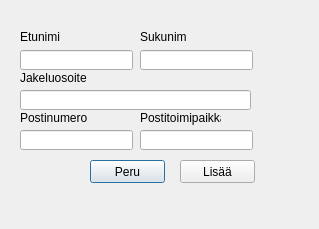
<?xml version="1.0" encoding="UTF-8"?>
<ui version="4.0">
 <class>Dialog</class>
 <widget class="QDialog" name="Dialog">
  <property name="geometry">
   <rect>
    <x>0</x>
    <y>0</y>
    <width>319</width>
    <height>229</height>
   </rect>
  </property>
  <property name="windowTitle">
   <string>Dialog</string>
  </property>
  <widget class="QLabel" name="label_11">
   <property name="geometry">
    <rect>
     <x>140</x>
     <y>110</y>
     <width>81</width>
     <height>16</height>
    </rect>
   </property>
   <property name="text">
    <string>Postitoimipaikka</string>
   </property>
  </widget>
  <widget class="QLabel" name="label_7">
   <property name="geometry">
    <rect>
     <x>20</x>
     <y>30</y>
     <width>47</width>
     <height>13</height>
    </rect>
   </property>
   <property name="text">
    <string>Etunimi</string>
   </property>
  </widget>
  <widget class="QLineEdit" name="addMemberLastNameLineEdit">
   <property name="geometry">
    <rect>
     <x>140</x>
     <y>50</y>
     <width>113</width>
     <height>20</height>
    </rect>
   </property>
  </widget>
  <widget class="QLabel" name="label_10">
   <property name="geometry">
    <rect>
     <x>20</x>
     <y>110</y>
     <width>81</width>
     <height>16</height>
    </rect>
   </property>
   <property name="text">
    <string>Postinumero</string>
   </property>
  </widget>
  <widget class="QPushButton" name="addMemberAddPushButton">
   <property name="geometry">
    <rect>
     <x>180</x>
     <y>160</y>
     <width>75</width>
     <height>23</height>
    </rect>
   </property>
   <property name="text">
    <string>Lisää</string>
   </property>
  </widget>
  <widget class="QLineEdit" name="addMemberCityLineEdit">
   <property name="geometry">
    <rect>
     <x>140</x>
     <y>130</y>
     <width>113</width>
     <height>20</height>
    </rect>
   </property>
  </widget>
  <widget class="QLabel" name="label_8">
   <property name="geometry">
    <rect>
     <x>140</x>
     <y>30</y>
     <width>47</width>
     <height>13</height>
    </rect>
   </property>
   <property name="text">
    <string>Sukunimi</string>
   </property>
  </widget>
  <widget class="QLabel" name="label_9">
   <property name="geometry">
    <rect>
     <x>20</x>
     <y>70</y>
     <width>81</width>
     <height>16</height>
    </rect>
   </property>
   <property name="text">
    <string>Jakeluosoite</string>
   </property>
  </widget>
  <widget class="QLineEdit" name="addMemberZIPLineEdit">
   <property name="geometry">
    <rect>
     <x>20</x>
     <y>130</y>
     <width>113</width>
     <height>20</height>
    </rect>
   </property>
  </widget>
  <widget class="QLineEdit" name="addMemberPostalAddressLineEdit">
   <property name="geometry">
    <rect>
     <x>20</x>
     <y>90</y>
     <width>231</width>
     <height>20</height>
    </rect>
   </property>
  </widget>
  <widget class="QLineEdit" name="addMemberFirstNameLineEdit">
   <property name="geometry">
    <rect>
     <x>20</x>
     <y>50</y>
     <width>113</width>
     <height>20</height>
    </rect>
   </property>
  </widget>
  <widget class="QPushButton" name="addMemberCancelPushButton">
   <property name="geometry">
    <rect>
     <x>90</x>
     <y>160</y>
     <width>75</width>
     <height>23</height>
    </rect>
   </property>
   <property name="text">
    <string>Peru</string>
   </property>
   <property name="default">
    <bool>true</bool>
   </property>
  </widget>
 </widget>
 <resources/>
 <connections/>
</ui>
